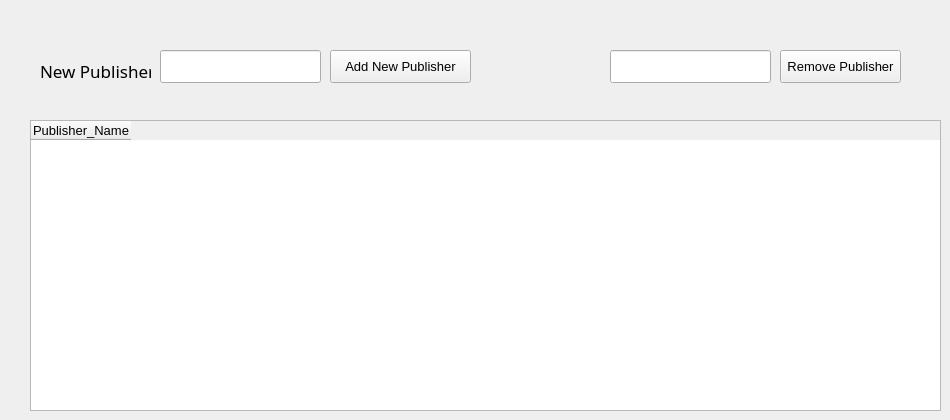
      <widget class="QWidget" name="tab_9">
       <attribute name="title">
        <string>Publisher</string>
       </attribute>
       <widget class="QPushButton" name="pushButton_16">
        <property name="geometry">
         <rect>
          <x>330</x>
          <y>50</y>
          <width>141</width>
          <height>33</height>
         </rect>
        </property>
        <property name="font">
         <font>
          <pointsize>10</pointsize>
         </font>
        </property>
        <property name="text">
         <string>Add New Publisher</string>
        </property>
       </widget>
       <widget class="QTableWidget" name="tableWidget_4">
        <property name="geometry">
         <rect>
          <x>30</x>
          <y>120</y>
          <width>911</width>
          <height>291</height>
         </rect>
        </property>
        <property name="font">
         <font>
          <pointsize>10</pointsize>
         </font>
        </property>
        <column>
         <property name="text">
          <string>Publisher_Name</string>
         </property>
        </column>
       </widget>
       <widget class="QLineEdit" name="lineEdit_23">
        <property name="geometry">
         <rect>
          <x>160</x>
          <y>50</y>
          <width>161</width>
          <height>33</height>
         </rect>
        </property>
       </widget>
       <widget class="QLabel" name="label_28">
        <property name="geometry">
         <rect>
          <x>40</x>
          <y>60</y>
          <width>111</width>
          <height>21</height>
         </rect>
        </property>
        <property name="font">
         <font>
          <family>Sans Serif</family>
          <pointsize>13</pointsize>
         </font>
        </property>
        <property name="text">
         <string>New Publisher</string>
        </property>
       </widget>
       <widget class="QPushButton" name="pushButton_39">
        <property name="geometry">
         <rect>
          <x>780</x>
          <y>50</y>
          <width>121</width>
          <height>33</height>
         </rect>
        </property>
        <property name="font">
         <font>
          <pointsize>10</pointsize>
         </font>
        </property>
        <property name="text">
         <string>Remove Publisher</string>
        </property>
       </widget>
       <widget class="QLineEdit" name="lineEdit_42">
        <property name="geometry">
         <rect>
          <x>610</x>
          <y>50</y>
          <width>161</width>
          <height>33</height>
         </rect>
        </property>
       </widget>
      </widget>
